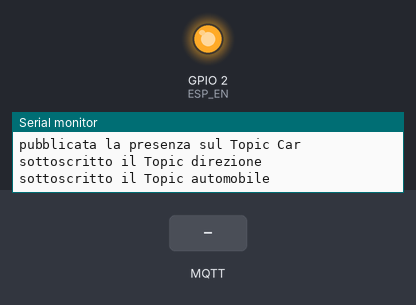
Simulated run of this sketch. Board: ESP8266 (NodeMCU). On the bench: output pins drawn as LEDs (lit = HIGH), the last lines printed to the serial monitor. The inputs (shaded band) are chosen by the test bench. WiFi joins after 1.5 s; servers stay silent unless stated; no MQTT or app messages arrive unless stated.

Above: at 2.7 s.
2.8 s: MQTT message "1" arrives on the first subscribed topic
At 3.5 s:
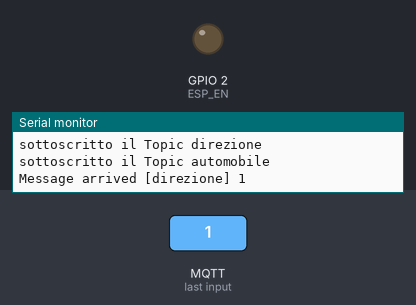
4.3 s: MQTT message "0" arrives on the first subscribed topic
At 4.6 s:
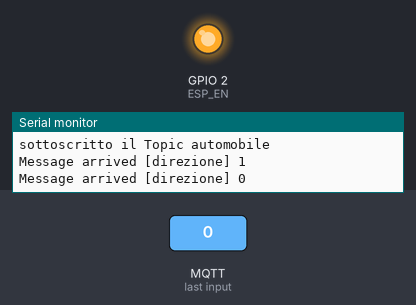
Timing chart, 0 to 7.3 s (numbered marks = the images above; inputs shaded):
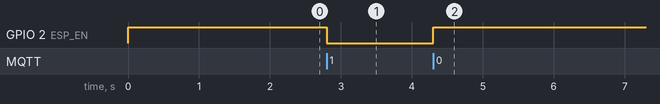

Measured:
- after the input at 2.8 s, GPIO 2 (ESP_EN): HIGH → LOW at once
- after the input at 4.3 s, GPIO 2 (ESP_EN): LOW → HIGH at once

The sketch:

RoboCar.ino
```cpp
 // il progetto RoboWiFi è stato pensato e realizzato a scopo didattico dal
// prof. Fabrizio Tamigi.
// Le successive modifiche, sempre a scopo didattico, dal prof Diomede Mazzone

//#include "Webpage.h"
//#include "WIFI_conf"

#include <ESP8266WiFi.h>
#include <PubSubClient.h>

WiFiClient espClient;

#define MOT_L_SPD 3
#define MOT_R_SPD 5
#define MOT_L_P 4
#define MOT_L_N 6
#define MOT_R_P 7
#define MOT_R_N 8
#define ESP_EN 2
#define LED 13
#define TRIG A3
#define ECHO A4

#define BOOT_DELAY 2000

#define BAUD_RATE 115200
#define BLINK_TIME 200
#define MIN_DIST 10

#define HOST "CarOne"
#define WLAN_PWD "robocar0"
#define WLAN_SSID "RoboCar"
//#define IP_ADDRESS "192.168.1.10"
//#define SERVER_PORT 80
#define SERVER_MQTT "192.168.43.179"


long lastMsg = 0;
char msg[50];
int value = 0;

PubSubClient client(espClient);


//ESP8266 ap;
unsigned int rho = 0,
             phi = 0;

void setup() {

//  init_motor();

  pinMode(ESP_EN, OUTPUT);
  digitalWrite(ESP_EN, LOW);

//  boot_wait();
  digitalWrite(ESP_EN, HIGH);

//	if (!ap.baud() || !ap.reset() || \
//		!ap.init(F(HOST), F(WLAN_SSID), F(WLAN_PWD)) || !ap.baud(BAUD_RATE))
//		terminate();

  pinMode(BUILTIN_LED, OUTPUT);     // Initialize the BUILTIN_LED pin as an output
  Serial.begin(115200);
  setup_wifi();
  client.setServer(SERVER_MQTT, 1883);
  client.setCallback(callback);


}

void loop() {

    if (!client.connected()) {
    reconnect();
  }
  client.loop();

    long now = millis();
//  if (now - lastMsg > 2000) {
//    lastMsg = now;
//    ++value;
//    snprintf (msg, 75, "hello world #%ld", value);
//    Serial.print("Publish message: ");
//    Serial.println(msg);
// //   client.publish("outTopic", msg);
//  }
//      if (unsigned int pos = http_req.indexOf(F("POLAR /")) != -1) {
//        rho = http_req.substring(pos + 7).toInt();
//        phi = http_req.substring(pos + ((String)rho).length() + 8).toInt();
//        ap.send(link, "OK");
//      }

//  drive_motor(rho, phi, distance());

}
```

functions.ino
```cpp
void setup_wifi() {

  delay(10);
  // We start by connecting to a WiFi network
  Serial.println();
  Serial.print("Connecting to ");
  Serial.println(WLAN_SSID);

  WiFi.begin(WLAN_SSID, WLAN_PWD);

  while (WiFi.status() != WL_CONNECTED) {
    delay(500);
    Serial.print(".");
  }

  Serial.println("");
  Serial.println("WiFi connected");
  Serial.println("IP address: ");
  Serial.println(WiFi.localIP());
}

void callback(char* topic, byte* payload, unsigned int length) {
  Serial.print("Message arrived [");
  Serial.print(topic);
  Serial.print("] ");
  for (int i = 0; i < length; i++) {
    Serial.print((char)payload[i]);
  }
  Serial.println();

  // Switch on the LED if an 1 was received as first character
  if ((char)payload[0] == '1') {
    digitalWrite(BUILTIN_LED, LOW);   // Turn the LED on (Note that LOW is the voltage level
    // but actually the LED is on; this is because
    // it is acive low on the ESP-01)
  } else {
    digitalWrite(BUILTIN_LED, HIGH);  // Turn the LED off by making the voltage HIGH
  }

}

void reconnect() {
  // Loop until we're reconnected
  while (!client.connected()) {
    Serial.print("Attempting MQTT connection...");
    // Attempt to connect
    if (client.connect("ESP8266Client")) {
      Serial.println("connected");
      // Once connected, publish an announcement...
      client.publish("Car", "presente CarOne");
      Serial.println("pubblicata la presenza sul Topic Car");
      // ... and resubscribe
      client.subscribe("direzione");
      Serial.println("sottoscritto il Topic direzione");

      client.subscribe("automobile");
      Serial.println("sottoscritto il Topic automobile");

    } else {
      Serial.print("failed, rc=");
      Serial.print(client.state());
      Serial.println(" try again in 5 seconds");
      // Wait 5 seconds before retrying
      delay(5000);
    }
  }
}


//void boot_wait() {
//  pinMode(LED, OUTPUT);
//  for (int n = 0; n < 4*BOOT_DELAY/BLINK_TIME; n++) {
//    digitalWrite(LED, HIGH);
//    delay(BLINK_TIME/4);
//    digitalWrite(LED, LOW);
//    delay(BLINK_TIME/4);
//  }
//}
//
//
//void init_motor() {
//  pinMode(MOT_L_SPD, OUTPUT);
//  pinMode(MOT_R_SPD, OUTPUT);
//  pinMode(MOT_L_P, OUTPUT);
//  pinMode(MOT_L_N, OUTPUT);
//  pinMode(MOT_R_P, OUTPUT);
//  pinMode(MOT_R_N, OUTPUT);
//
//  digitalWrite(MOT_L_SPD, LOW);
//  digitalWrite(MOT_R_SPD, LOW);
//  digitalWrite(MOT_L_P, LOW);
//  digitalWrite(MOT_L_N, LOW);
//  digitalWrite(MOT_R_P, LOW);
//  digitalWrite(MOT_R_N, LOW);
//}
//
//void drive_motor(unsigned int rho, unsigned int phi, unsigned int distance) {
//  if (rho > 0 && phi <= 180 && distance > MIN_DIST) {
//    digitalWrite(MOT_L_P, HIGH);
//    digitalWrite(MOT_L_N, LOW);
//    digitalWrite(MOT_R_P, HIGH);
//    digitalWrite(MOT_R_N, LOW);
//  }
//  else if (rho > 0 && phi > 180) {
//    digitalWrite(MOT_L_P, LOW);
//    digitalWrite(MOT_L_N, HIGH);
//    digitalWrite(MOT_R_P, LOW);
//    digitalWrite(MOT_R_N, HIGH);
//    phi = 360 - phi;
//  }
//  else {
//    digitalWrite(MOT_L_P, LOW);
//    digitalWrite(MOT_L_N, LOW);
//    digitalWrite(MOT_R_P, LOW);
//    digitalWrite(MOT_R_N, LOW);
//  }
//
//  if (phi <= 90) {
//    analogWrite(MOT_L_SPD, 255);
//    analogWrite(MOT_R_SPD, (255*phi)/(90));
//  }
//  else {
//    analogWrite(MOT_L_SPD, (255*(180 - phi))/(90));
//    analogWrite(MOT_R_SPD, 255);
//  }
//}
//
//unsigned int distance() {
//  pinMode(TRIG, OUTPUT);
//  pinMode(ECHO, INPUT);
//  digitalWrite(TRIG, HIGH);
//  delayMicroseconds(5);
//  digitalWrite(TRIG, LOW);
//  unsigned long tof = pulseIn(ECHO, HIGH);
//  return (tof%65536)/58.3;
//}
//
//
//void terminate() {
//    pinMode(LED, OUTPUT);
//
//  while (true) {
//    digitalWrite(LED, !digitalRead(LED));
//    delay(BLINK_TIME);
//  }
//}
```
